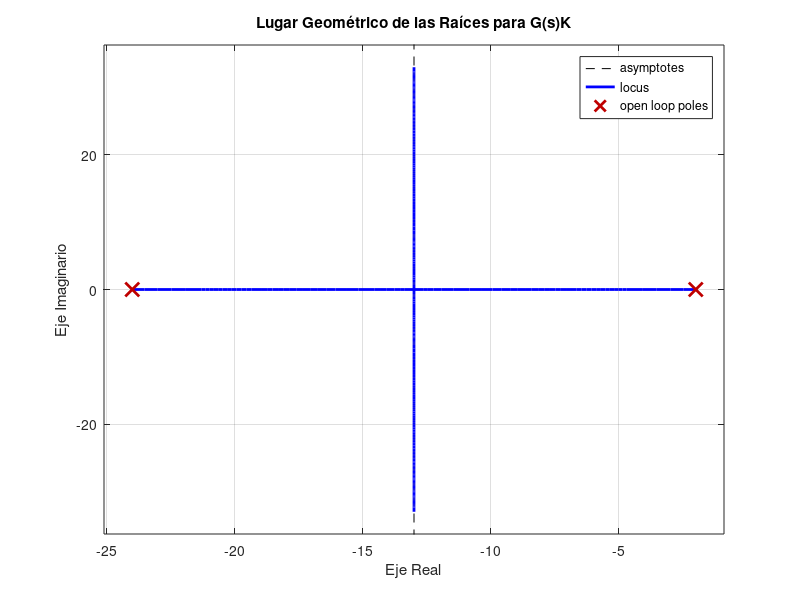
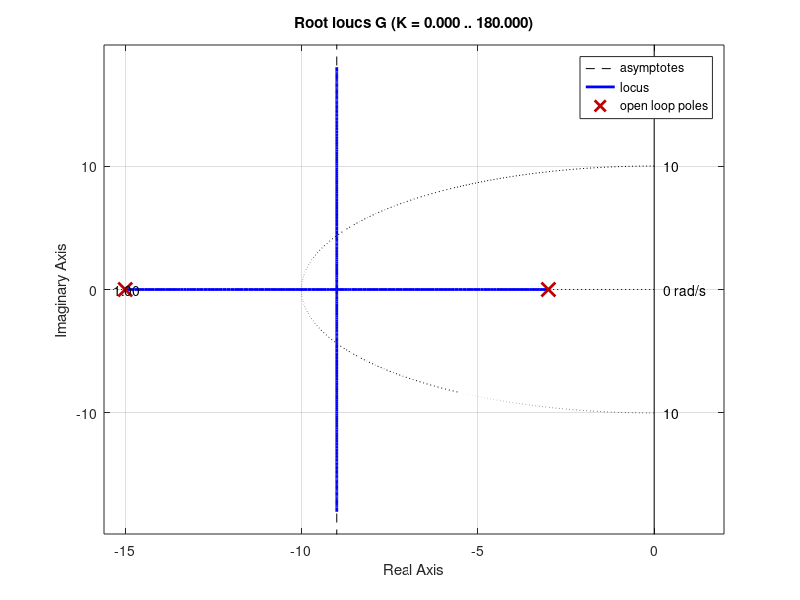
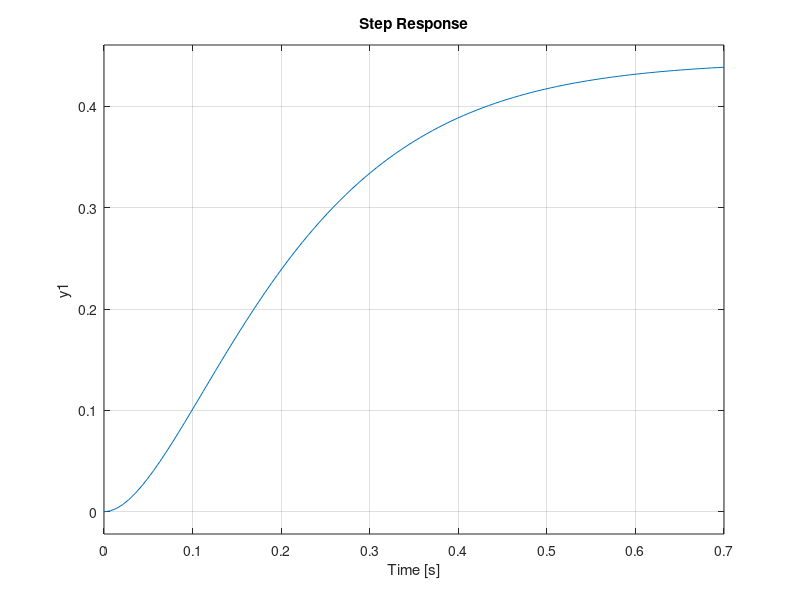
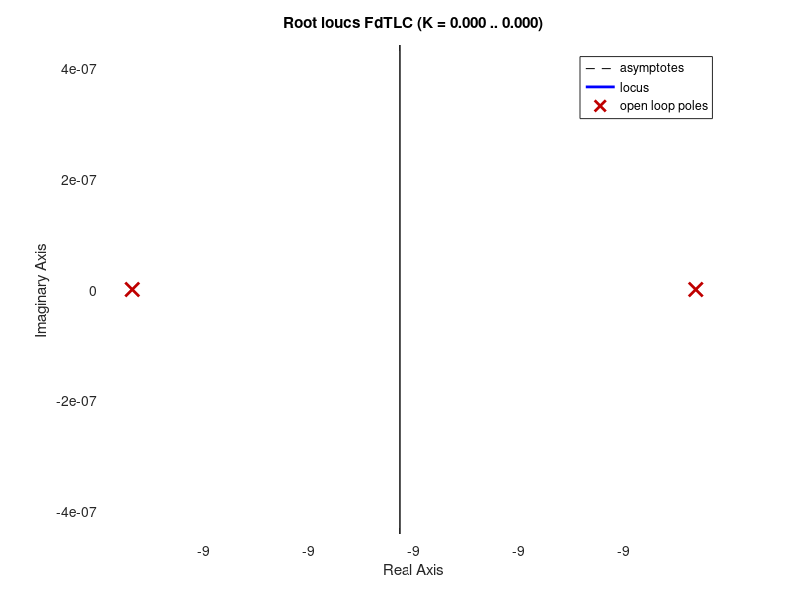

MATLAB code for these plots, in order:
clear; clc; close all;
pkg load control   % Activamos funciones de control

s = tf('s');       % Variable en Laplace
K = 121;           % Valor que hace al sistema críticamente amortiguado

G = 1/((s+2)*(s+24));  % Planta del ejercicio
T = feedback(K*G, 1); % Lazo cerrado con retroalimentación unitaria

pole(T)            % Mostramos los polos del sistema

step(T)            % Graficamos la respuesta al escalón
grid on            % Activamos la grilla para ver mejor
title('Respuesta al escalón con K = 121')

% 3. Graficar el Lugar de las Raices
rlocus(G);
title('Lugar Geométrico de las Raíces para G(s)K');
xlabel('Eje Real');
ylabel('Eje Imaginario');
grid on;


%----------------- CON CALCULO ---------------------
clc; clear all; close all;
pkg load control;

s = tf('s');
G = 2 /((s+15)*(s+3))

# Para determinar el punto de trabajo
figure; rlocus(G); sgrid(1, 10);

%vemos 2 polos s1 = -15 y s2 = -3
breakawayPoint = ((-15)+(-3))/ 2

%punto de ruptura = 9

%Condicion de modulo K = 1 / |G(pto de rup)|
denK = abs(2/((breakawayPoint+15)*(breakawayPoint+3)))
K = 1/denK


FdTLA = K*G
# Simulacion
FdTLC = minreal(feedback(FdTLA, 1))
figure; step(FdTLC);
figure; rlocus(FdTLC);
pole(FdTLC)
